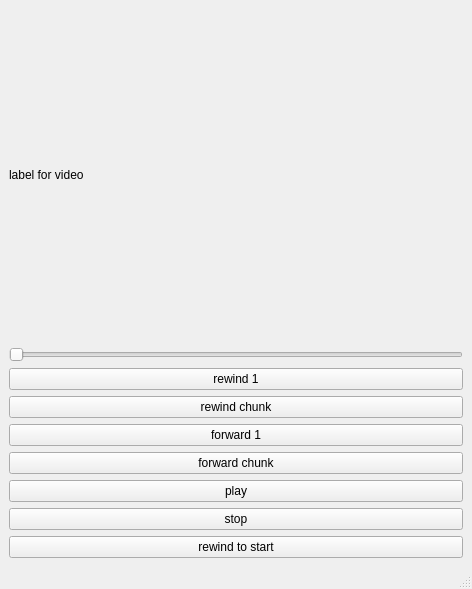
<?xml version="1.0" encoding="UTF-8"?>
<ui version="4.0">
 <class>MainWindow</class>
 <widget class="QMainWindow" name="MainWindow">
  <property name="geometry">
   <rect>
    <x>0</x>
    <y>0</y>
    <width>472</width>
    <height>589</height>
   </rect>
  </property>
  <property name="windowTitle">
   <string>MainWindow</string>
  </property>
  <widget class="QWidget" name="centralwidget">
   <layout class="QHBoxLayout" name="horizontalLayout">
    <item>
     <layout class="QVBoxLayout" name="verticalLayout">
      <item>
       <widget class="QLabel" name="label_video">
        <property name="text">
         <string>label for video</string>
        </property>
       </widget>
      </item>
      <item>
       <widget class="QSlider" name="videoSlider">
        <property name="orientation">
         <enum>Qt::Horizontal</enum>
        </property>
       </widget>
      </item>
      <item>
       <widget class="QPushButton" name="pushButton_rewind_1">
        <property name="text">
         <string>rewind 1</string>
        </property>
       </widget>
      </item>
      <item>
       <widget class="QPushButton" name="pushButton_rewind_chunk">
        <property name="text">
         <string>rewind chunk</string>
        </property>
       </widget>
      </item>
      <item>
       <widget class="QPushButton" name="pushButton_forward_1">
        <property name="text">
         <string>forward 1</string>
        </property>
       </widget>
      </item>
      <item>
       <widget class="QPushButton" name="pushButton_forward_chunk">
        <property name="text">
         <string>forward chunk</string>
        </property>
       </widget>
      </item>
      <item>
       <widget class="QPushButton" name="pushButton_play">
        <property name="text">
         <string>play</string>
        </property>
       </widget>
      </item>
      <item>
       <widget class="QPushButton" name="pushButton_stop">
        <property name="text">
         <string>stop</string>
        </property>
       </widget>
      </item>
      <item>
       <widget class="QPushButton" name="pushButton_rewind_to_start">
        <property name="text">
         <string>rewind to start</string>
        </property>
       </widget>
      </item>
     </layout>
    </item>
   </layout>
  </widget>
  <widget class="QMenuBar" name="menubar">
   <property name="geometry">
    <rect>
     <x>0</x>
     <y>0</y>
     <width>472</width>
     <height>22</height>
    </rect>
   </property>
  </widget>
  <widget class="QStatusBar" name="statusbar"/>
 </widget>
 <resources/>
 <connections/>
</ui>
